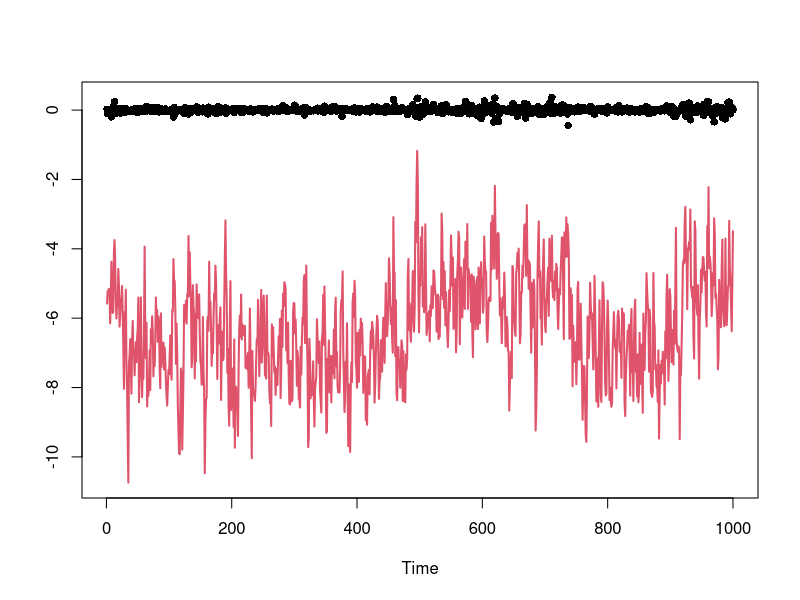
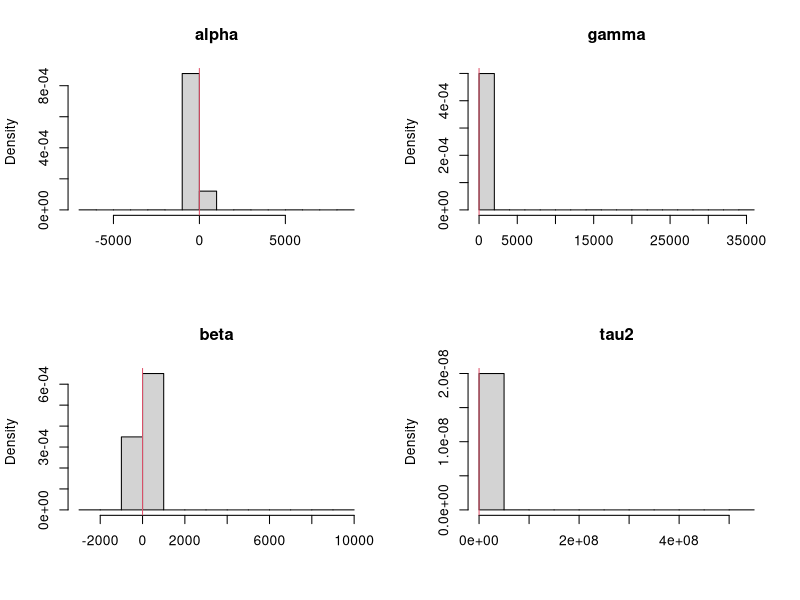
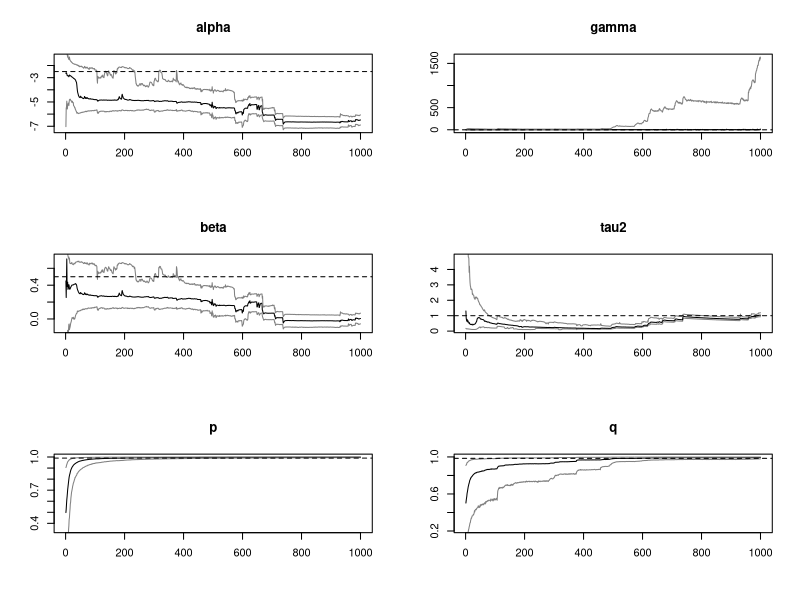
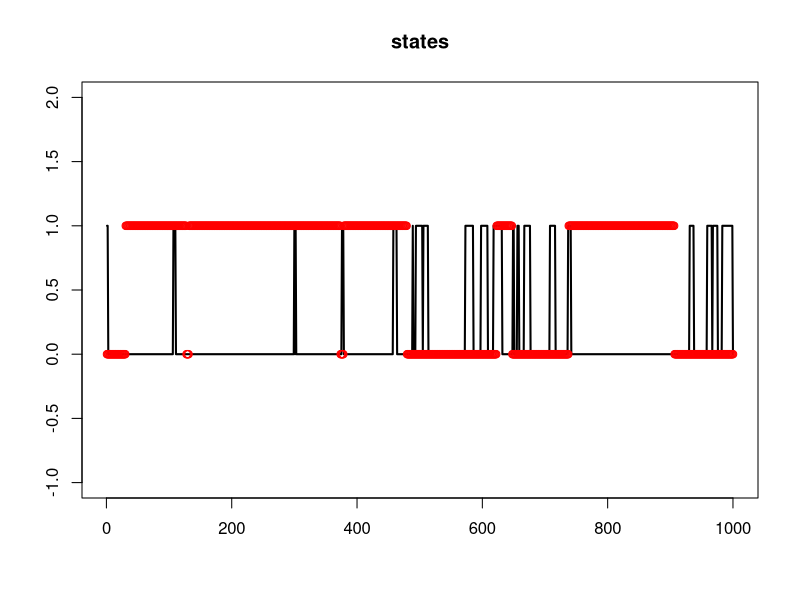

Here is the R script that generated these plots, in order:
library(msm)
PL = function(y,alphas,betas,tau2s,ps,qs,xs,zs){
  n      = length(y)
  N      = length(xs)
  quants = array(0,c(n,7,3))
  
  
  
  
  s  = matrix(0,N,15)
  # matrix Binv looks like
  # | s1   s2    s3 |
  # | s2   s4    s5 |
  # | s3   s5    s6 |
  
  s[,1] = 1/B0[1]
  s[,2] = 0
  s[,3] = 0
  s[,4] = 1/B0[2]
  s[,5] = 0
  s[,6] = 1/B0[2]
  s[,7] = s[,1]*b0[1]+s[,2]*b0[2]+s[,3]*b0[3]
  s[,8] = s[,2]*b0[1]+s[,4]*b0[2]+s[,5]*b0[3]
  s[,9] = s[,3]*b0[1]+s[,5]*b0[2]+s[,6]*b0[3]
  s[,10] = c0
  s[,11] = d0
  s[,12] = 1
  s[,13] = 1
  s[,14] = 1
  s[,15] = 1
  
  blk.A = s[,4]*s[,6] - s[,5]^2
  blk.B = -(s[,2]*s[,6]-s[,3]*s[,5])
  blk.C = s[,2]*s[,5]-s[,3]*s[,5]
#   blk.D = blk.B
  blk.E = s[,1]*s[,6]-s[,3]^2
  blk.F = -(s[,3]*s[,5]-s[,2]*s[,3])
#   blk.G = blk.C
#   blk.H = blk.F
  blk.I  = s[,1]*s[,4]-s[,2]^2

  m    = s[,1]*blk.A + s[,2] * blk.B + s[,3] * blk.C
  b1   = (s[,7]*blk.A + s[,8] * blk.B + s[,9] * blk.C)/m
  b2   = (s[,7]*blk.B + s[,8] * blk.E + s[,9] * blk.F)/m
  b3   = (s[,7]*blk.C + s[,8] * blk.F + s[,9] * blk.I)/m
  

  for (t in 1:n){
    # Resampling
    mus    = alphas+gammas*zs+betas*xs
    stdevs = exp(mus/2)
    weight = dnorm(y[t],0,stdevs)
#     print(weight)
    k      = sample(1:N,size=N,replace=T,prob=weight)
    alphas = alphas[k]
    betas  = betas[k]
    tau2s  = tau2s[k]
    ps = ps[k]
    qs = qs[k]
    
    mus    = mus[k]
    xs1    = xs[k]
    zs1    = zs[k]
    sig2s = exp(xs1/2)
    # Propagating
    vars   = 1/(1/sig2s+1/tau2s)
    sds    = sqrt(vars)
    means  = mus + vars*(y[t]/sig2s)
    xs     = rnorm(N,means,sds)
    zero.index = zs1 == 0
    one.index = zs1 == 1
    ll = sum(zero.index)
    zs[zero.index]     = rbinom(ll,1,1-ps[zero.index])
    zs[one.index]      = rbinom(N-ll,1,qs[one.index])
#     print(zs)
#     print(qs)
#     print(ps)
    so     = s[k,]
#     print(s[,12:15])
#     print(so[,12:15])
#     print(k)
#     scan(n=1)
    b1o  = b1[k]
    b2o  = b2[k] 
    b3o  = b3[k]
    # Updating sufficient stats
    s[,1]  = so[,1] + 1
    s[,2]  = so[,2] + zs1
    s[,3]  = so[,3] + xs1
    s[,4]  = so[,4] + zs1^2
    s[,5]  = so[,5] + zs1*xs1
    s[,6]  = so[,6] + xs1^2
    s[,7]  = so[,7] + xs
    s[,8]  = so[,8] + xs*zs1
    s[,9]  = so[,9] + xs*xs1
    s[,10]  = so[,10] + 1
    
    s[zero.index,12] = so[zero.index,12]+zs1[zero.index]-zs[zero.index]+1
    s[zero.index,13] = so[zero.index,13]+zs[zero.index]
    s[one.index,14] = so[one.index,14]+zs1[one.index]-zs[one.index]
    s[one.index,15] = so[one.index,15]+zs[one.index]-zs1[one.index]+1
#     
#     print(s[,12:15])
#     print(zs1)
#     print(zs)
#     print(zs1[zero.index]-zs[zero.index]+1)
#     print(zs[zero.index])
#     print(zs1[one.index]-zs[one.index])
#     print(zs[one.index]-zs1[one.index]+1)
#     scan(n=1)
    blk.A = s[,4]*s[,6] - s[,5]^2
    blk.B = -(s[,2]*s[,6]-s[,3]*s[,5])
    blk.C = s[,2]*s[,5]-s[,3]*s[,4]
    #   blk.D = blk.B
    blk.E = s[,1]*s[,6]-s[,3]^2
    blk.F = -(s[,1]*s[,5]-s[,2]*s[,3])
    #   blk.G = blk.C
    #   blk.H = blk.F
    blk.I  = s[,1]*s[,4]-s[,2]^2
    
    
#     ti = scan(n=1)
#     print(s[ti,])
    
    
    # determinant of Binv matrix
    m    = s[,1]*blk.A + s[,2] * blk.B + s[,3] * blk.C
    
#     AA = matrix(c(s[ti,1],s[ti,2],s[ti,3],s[ti,2],s[ti,4],s[ti,5],s[ti,3],s[ti,5],s[ti,6]),3,3)
#     
#     print(solve(AA))
#     print(AA)
#     print(matrix(c(blk.A[ti],blk.B[ti],blk.C[ti], blk.B[ti],blk.E[ti], blk.F[ti], blk.C[ti], blk.F[ti], blk.I[ti]),3,3)/m[ti])
#      print(c(blk.A[1]/m[1],blk.B[1]/m[1],blk.C[1]/m[1]))
#      print(solve(AA))
    # b_{t} =  inv(Binv_{t}) x (Binv_{t-1} * b_{t-1})     
    b1   = (s[,7]*blk.A + s[,8] * blk.B + s[,9] * blk.C)/m
    b2   = (s[,7]*blk.B + s[,8] * blk.E + s[,9] * blk.F)/m
    b3   = (s[,7]*blk.C + s[,8] * blk.F + s[,9] * blk.I)/m
#

#     print('b2')
#     print((s[,7]*blk.B)[ti])
# print((blk.F)[ti])
# print((s[,9])[ti])
#     print(m[ti])
#     print(b2[ti])
#     F.new = rbind(1,zs1[ti],xs1[ti])
#     C.old = diag(B0,3)
#     Q = 1
#     print(zs1[ti])
#     D1 = t(F.new) %*% C.old%*% F.new + Q 
#       
#       
#       #       C0 = diag(B0,2)
#       #       print( C0 %*%F.new[,j]  %*% solve(D1) %*% (xs[1]-t(F.new[,j])%*%b0))
#       CF = C.old %*% F.new
# #       
#       D.new = t(F.new)  %*% CF +Q
#       D.inv = solve(D.new)
# #       print(D.inv)
#     
#       m.old = b0
# #       print(D.new)
# #       print(CF %*% D.inv %*% (xs[j]-t(F.new[,j]) %*% m.old[j,]))
# #       m.old = m.old + CF %*% D.inv %*% (xs[1]-t(F.new) %*% m.old)
# #     print(D.inv %*% (xs[3]-t(F.new) %*% m.old))
#     
#       C.old = C.old - CF %*% D.inv  %*% t(F.new) %*% C.old
#       d0 = d0 + t(xs[ti]-t(F.new)%*% m.old)%*% D.inv %*% (xs[ti]-t(F.new) %*% m.old)
#     m.old = m.old + CF %*% D.inv %*% (xs[ti]-t(F.new) %*% m.old)
#     print(C.old)
#     print(chol(C.old))
#     print(m.old)
#     print(c(b1[ti],b2[ti],b3[ti]))
#     print(F.new)
#     print(m.old)
#     print(c(b1o[3],b2o[3],b3o[3]))
#     print(c(zs1[3],xs1[3]))
#     print(((xs-b1-b2*zs1-b3*xs1)*xs+(b1o-b1)*so[,7]+(b2o-b2)*so[,8]+(b3o-b3)*so[,9])[3])
#       print(m.old)
#     print(c(b1[1],b2[1],b3[1]))
#     scan(n=1)
#     
    #print(xs)
    s[,11]  = so[,11] + (xs-b1-b2*zs1-b3*xs1)*xs + (b1o-b1)*so[,7]+(b2o-b2)*so[,8]+(b3o-b3)*so[,9]
#     print(s[,11])
    tau2s  = 1/rgamma(N,s[,10]/2,s[,11]/2)
    std    = sqrt(tau2s/m)
    
    norm   = cbind(rnorm(N,0,std),rnorm(N,0,std),rnorm(N,0,std))
    
    # cholesky decomposition of B, thus inv(Binv)
    
    L11 = sqrt(blk.A)
#     print(L11[ti])
    L21 = blk.B/L11
#     print(L21[ti])
    L31 = blk.C/L11
#     print(L31[ti])
    
    L22 = sqrt(blk.E - L21^2)
#     print(L22[ti])
    L32 = (blk.F-L31*L21)/L22
#     print(L32[ti])
    L33 = sqrt(blk.I - L31^2 - L32^2)
#     print(L33[ti]))
    
    alphas = b1 + L11*norm[,1]
    gammas = b2 + L21*norm[,1]+L22*norm[,2]
#     gamma.mean = b2[b2>0]
    
#     gammas = rtnorm(N,mean=b2,lower=0)
    betas  = b3 + L31*norm[,1] + L32 * norm[,2] + L33 * norm[,3]
    
    gamma.mean = b2 - s[,4]*(s[,2]*(b1-alphas)+s[,5]*(b3-betas))
    gammas = rtnorm(N,gamma.mean,sd = sqrt(tau2s/s[,4]),lower=0)
    
    ps = rbeta(N,s[,12]+1,s[,13]+1)
    qs = rbeta(N,s[,15]+1,s[,14]+1)
    # Storing quantiles
    quants[t,1,] = quantile(alphas,c(0.025,0.5,0.975))
    quants[t,2,] = quantile(gammas,c(0.025,0.5,0.975))
    quants[t,3,] = quantile(betas,c(0.025,0.5,0.975))  
    quants[t,4,] = quantile(tau2s,c(0.025,0.5,0.975))  
    quants[t,5,] = quantile(ps,c(0.025,0.5,0.975))  
    quants[t,6,] = quantile(qs,c(0.025,0.5,0.975))  
    quants[t,7,] = quantile(zs,c(0.025,0.5,0.975))
    
  }
  
  return(quants)
}

# Simulated data
# set.seed(98765)
n     =  1000
alpha =  -2.5
gamma = -1
beta  =  0.5
tau2  =  1^2
sig2  =  1.0
tau   = sqrt(tau2)
p0 = .99
q0 = .985

x     = rep(alpha/(1-beta),n+1)
S = rep(0,n+1)
true  = c(alpha,gamma,beta,tau2,p0,q0)
names = c("alpha","gamma","beta","tau2","p","q")


for (t in 2:(n+1))
  {
  if (S[t-1] == 0)
    S[t] = rbinom(1,1,1-p0)
  if (S[t-1] == 1)
    S[t] = rbinom(1,1,q0)

  x[t] = alpha+gamma*S[t]+beta*x[t-1]+tau*rnorm(1)}
x = x[2:(n+1)]
y = rnorm(n,0,exp(x/2))
# print(S)
par(mfrow=c(1,1))
plot(y,ylim=range(x,y),xlab="Time",ylab="",main="",pch=16)
lines(x,col=2,lwd=2)

# Prior hyperparameters
# ---------------------
m0    = 0.0


C0 = 10
c0    = 1
d0    = 1
tau20 = tau2
b0    = c(alpha,gamma,beta)
B0    = c(1,1,1)/tau20
sC0   = sqrt(C0)
sB0   = sqrt(B0)

# ONE LONG PL FILTER
# ------------------
# set.seed(246521)
N      = 10000
xs     = rnorm(N,m0,sC0)
zs = rbinom(N,1,.5)
tau2s  = 1/rgamma(N,c0/2,d0/2)
taus   = sqrt(tau2s)
alphas = rnorm(N,b0[1],taus*sB0[1])
gammas = rtnorm(N,b0[2],taus*sB0[2],lower=0)
betas  = rnorm(N,b0[3],taus*sB0[3])
ps  = rbeta(N,1,1)
qs = rbeta(N,1,1)
pars   = cbind(alphas,gammas,betas,tau2s,ps,qs)
par(mfrow=c(2,2))
for (i in 1:4){
  hist(pars[,i],prob=TRUE,xlab="",main=names[i])
  abline(v=true[i],col=2)
}
print(date())
plm    = PL(y,alphas,betas,tau2s,ps,qs,xs,zs)
print(date())
cols = c(grey(0.5),1,grey(0.5))
ind  = 10:n
n1   = length(ind)
par(mfrow=c(3,2))
for (i in 1:6){
  ts.plot(plm[,i,],xlab="",ylab="",main=names[i],col=cols,ylim=range(plm[ind,i,]))
  abline(h=true[i],lty=2)
}
par(mfrow=c(1,1))
ts.plot(plm[,7,2],xlab="",ylab="",main="states",col=1,ylim=c(-1,2),lwd=2)
points(S[2:(n+1)],col='red',ylim=c(-1,2),lwd=1)


# Particle filters
# ----------------
# set.seed(246521)
# N    = 1000
# nsim = 100
# a    = 0.95
# qs   = array(0,c(nsim,n,4,3))
# for (s in 1:nsim){
#   print(s)
#   xs         = rnorm(N,m0,sC0)
#   tau2s      = 1/rgamma(N,c0/2,d0/2)
#   taus       = sqrt(tau2s)
#   alphas     = rnorm(N,b0[1],taus*sB0[1])
#   betas      = rnorm(N,b0[2],taus*sB0[2])
# #   qs[1,s,,,] = LW(y,alphas,betas,tau2s,sig2s,xs,a)
# #   qs[2,s,,,] = Storvik(y,alphas,betas,tau2s,sig2s,xs)
#   qs[s,,,] = PL(y,alphas,betas,tau2s,xs) 
# }
# 
# 
# 
# cols = c(grey(0.5),1,grey(0.5))
# ind  = 10:n
# n1   = length(ind)
# par(mfrow=c(2,2))
# for (i in 1:4){
#   ts.plot(qs[50,,i,],xlab="",ylab="",main=names[i],col=cols,ylim=range(plm[ind,i,]))
#   abline(h=true[i],lty=2)
# }
# 
# 
# # Mean square error
# quants = c("2.5th","50th","97.5th")
# filter = "PL"
# mse    = array(0,c(n1,4,3))
#   for (k in 1:3) 
#     for (i in 1:nsim) 
#       mse[,k,]=mse[,k,]+(qs[i,ind,k,]-plm[ind,k,])^2
# sq.mse = sqrt(mse/nsim)  
# 
# 
# cols = c(grey(0.75),grey(0.5),grey(0.75))
# #cols = c(3,2,5)
# par(mfrow=c(3,1))
# for (k in 1:3){
#   L = min(qs[,ind,k,])
#   U = max(qs[,ind,k,])
# 
#     plot(qs[1,,k,1],ylab=names[k],xlab="Time",main=filter,ylim=c(L,U),type="l",col=cols[1])
#     for (i in c(1,3,2)) for (j in 1:nsim) lines(qs[j,,k,i],col=cols[i])
#     for (i in c(1,3,2)) lines(plm[,k,i],lwd=1,col=1)  
#   
# }  
# 
# 
# 
# cols = c(grey(0.3),gray(0.5),grey(0.7))
# U    = c(0.275,0.175,0.45,1.25)
# par(mfrow=c(2,2))
# for (i in 1:3){
#   boxplot(sq.mse[1,,i,1],sq.mse[2,,i,1],sq.mse[3,,i,1],
#           sq.mse[1,,i,2],sq.mse[2,,i,2],sq.mse[3,,i,2],
#           sq.mse[1,,i,3],sq.mse[2,,i,3],sq.mse[3,,i,3],
#           outline=FALSE,ylab="Root MSE",xlab="Percentile",axes=FALSE,col=cols,ylim=c(0,U[i]))
#   axis(2);axis(1,at=c(2,5,8),lab=quants);box()
#   abline(v=3.5)
#   abline(v=6.5)
#   title(names[i])
# }
# #legend(0.5,1.2,legend=filters,col=cols,cex=1.25,lwd=c(4,4,4),lty=c(1,1,1),bty="n")
# 
# 





################ ETC
# 
# for (j in 1:N){
#   D1 = F.new[,j] %*% C.old[j,,]%*% F.new[,j] + Q 
#   
#   print(D1)
#   #       C0 = diag(B0,2)
#   #       print( C0 %*%F.new[,j]  %*% solve(D1) %*% (xs[1]-t(F.new[,j])%*%b0))
#   CF = C.old[j,,] %*% F.new[,j]
#   
#   D.new = t(F.new[,j])  %*% CF +Q
#   D.inv = solve(D.new)
#   print(D.new)
#   print(CF %*% D.inv %*% (xs[j]-t(F.new[,j]) %*% m.old[j,]))
#   m.old[j,] = m.old[j,] + CF %*% D.inv %*% (xs[j]-t(F.new[,j]) %*% m.old[j,])
#   C.old[j,,] = C.old[j,,] - CF %*% D.inv  %*% t(F.new[,j]) %*% C.old[j,,]
#   print(m.old[1,])
#   print(b1[1])
#   print(b2[1])
#   scan(n=1)
# }
